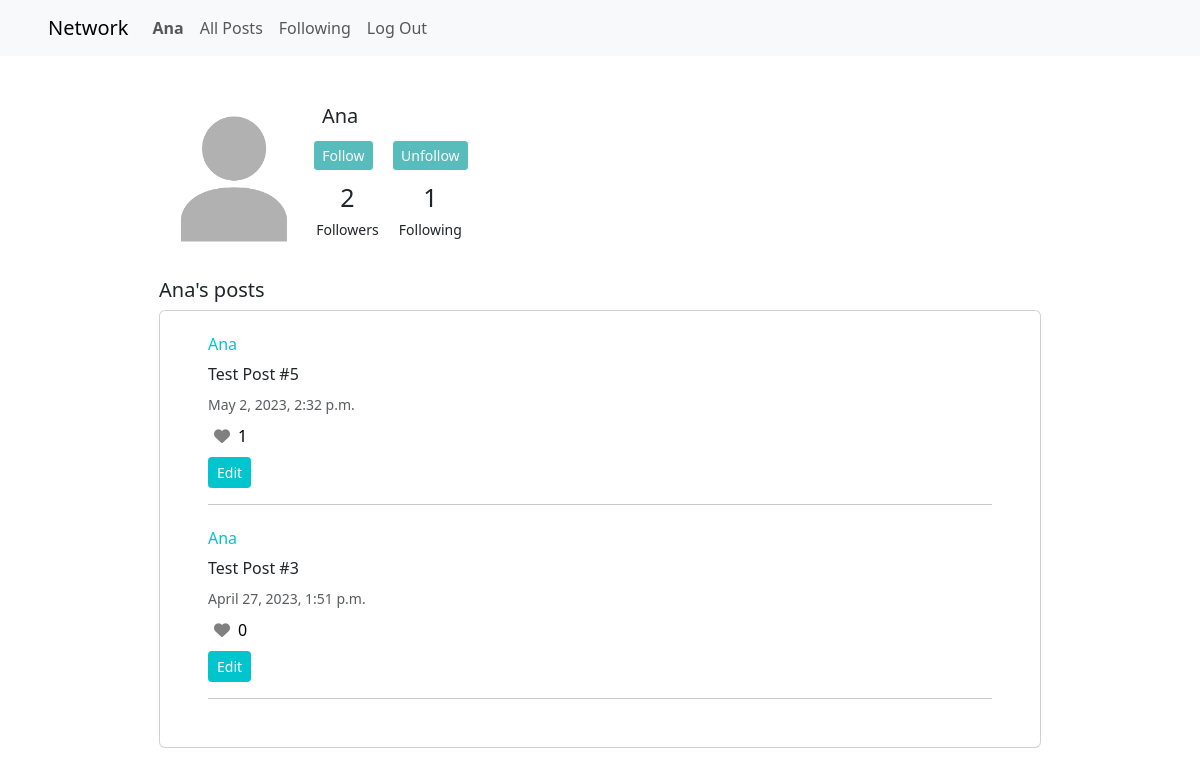
/profile/2 (signed in), run on the app's committed database.
### network/models.py (models this page shows, shortened)
class User(AbstractUser):
    id = models.AutoField(primary_key=True)
    profile_picture = models.ImageField(null=True, blank=True, upload_to="images/profile/")

class Post(models.Model):
    post_creator = models.ForeignKey(User, on_delete=models.CASCADE, related_name="creator", null=True)
    body = models.TextField(blank=False, null=False)
    timestamp = models.DateTimeField(auto_now_add=True)
    likes = models.ManyToManyField(User, related_name="post_likes", blank=True)
    dislikes = models.ManyToManyField(User, related_name="post_dislikes", blank=True)
    def total_likes(self):
        return self.likes.count()

### network/views.py (the view)
# urls.py: path("profile/<int:profile_id>", views.user_profile, name="user_profile"),
def user_profile(request, profile_id):
    profile = UserProfile.objects.get(pk=profile_id)
    profile_user = profile.user
    signed_user = UserProfile.objects.get(pk=request.user.id)
    signed_user_profile = signed_user.user
    signed_user_following = signed_user.following.all()
    posts = Post.objects.filter(post_creator = profile_user)
    posts = posts.order_by("-timestamp").all()
    followers = profile.followers.all()
    follwing = profile.following.all()
    user_followers_id = []
    for follower in followers:
        user_followers_id.append(follower.id)
    return render(request, "network/user_profile.html", {
        "profile": profile,
        "profile_user": profile_user,
        "posts": posts,
        "followers": followers,
        "following": follwing,
        "user_followers_id": user_followers_id,
        "signed_user_following": signed_user_following,
    })

### network/templates/network/user_profile.html (shortened to what this page needs)
{% extends "network/layout.html" %}
{% load static %}
{% block body %}
<div class="col container-fluid d-flex justify-content-center" id="profile-body">
    <div class="col-lg-9 pt-5" id="profile-box">
        <div id="profile-body" class="row">
            <div id="user-picture-info" class="d-flex">
                <div id="user-picture"; class="col-lg-2">
                    {% if user.profile_picture %}
                        <img src="{{ user.profile_picture.url }}" width="150" height="150" style="margin-right:20px;" class="">
                    {% else %}
                        <img src="{% static 'network/images/profile/Profile-Icon.png' %}" width="150" height="150" class="">
                    {% endif %}
                </div>
                <div id="user-info"; class="col-lg-10">
                    <div class="col">
                        <h5 class="ms-3">{{ profile_user }}</h5>
                        <div class="row">
                            <div id="follow-unfollow-buttons"; class="d-flex col-lg-3 mt-1">
                                <div class="col-lg-6 text-center">
                                <form action="{% url 'network:add_followers' profile_user.id %}" method="POST" class="me-2">
                                    {% if request.user.id == profile_user.id %}
                                    <button disabled class="btn btn-sm" type="submit button" style="background-color: #009999; color: white;">Follow</button>
                                    {% elif request.user.id in user_followers_id %}
                                    <button disabled class="btn btn-sm" type="submit button" style="background-color: #009999; color: white;">Follow</button>
                                    {% else %}
                                    <button class="btn btn-sm" type="submit button" style="background-color: #009999; color: white;">Follow</button>
                                    {% endif %}
                                </form>
                                </div>
                                <div class="col-lg-6 text-center">
                                <form action="{% url 'network:remove_followers' profile_user.id %}" method="POST">
                                    {% if request.user.id == profile_user.id %}
                                    <button disabled class="btn btn-sm" type="submit button" style="background-color: #009999; color: white;">Unfollow</button>
                                    {% elif request.user.id not in user_followers_id %}
                                    <button disabled class="btn btn-sm" type="submit button" style="background-color: #009999; color: white;">Unfollow</button>
                                    {% else %}
                                    <button class="btn btn-sm" type="submit button" style="background-color: #009999; color: white;">Unfollow</button>
                                    {% endif %}
                                </form>
                                </div>
                            </div>
                        </div>
                        <div class="row mt-2">
                            <div class="d-flex col-lg-3">
                                <div class="col-lg-6 text-center" style=" font-size: 25px;">{{ followers.count }}</div>
                                <div class="col-lg-6 text-center" style="font-size: 25px;">{{ following.count }}</div>
                            </div>
                        </div>
                        <div class="row">
                        <div class="d-flex col-lg-3">
                            <div class="col-lg-6 text-center" id="followers"><small>Followers</small></div>
                            <div class="col-lg-6 text-center" id="following"><small>Following</small></div>
                        </div>
                        </div>
                    </div>
                </div>
            </div>
        </div>
        <div id="all_posts" class="mt-4 mb-4">
            <h5>{{ profile_user }}'s posts</h5>
            <div id="all-posts" class="card posts px-5 pt-4 pb-4">
                {% for post in posts %}
                <div class="posts-div">
                    {% if user.is_authenticated %}
                    <div>
                        <h6><a href="{% url 'network:user_profile' post.post_creator.id %}" style="text-decoration: none; color: #00C5CD;">{{ post.post_creator }}</a></h6>
                    </div>
                    {% else %}
                    <div>
                        <h6 style="text-decoration: none; color: #00C5CD;">{{ post.post_creator }}</h6>
                    </div>
                    {% endif %}
                    <div class="post-body mb-2">{{ post.body }}</div>
                    <div style="font-size:14px" class="text-muted mb-2">{{ post.timestamp }}</div>
                    {% if user.is_authenticated %}
                    <button type="submit" class="like-button" data-liked="{{ post.id }}" id="post-like{{ post.id }}" name="" value="{{ post.id }}" style="border:0; background-color: transparent;">
                        {% if request.user in post.likes.all %}
                        <i style="color: red;" class="fa-solid fa-heart"></i><span class="ps-2" id="likes-number">{{ post.total_likes }}</span>
                        {% else %}
                        <i style="color: grey;" class="fa-solid fa-heart"></i><span class="ps-2" id="likes-number">{{ post.total_likes }}</span>
                        {% endif %}
                    </button>
                    {% endif %}
                    <br>
                    {% if request.user == post.post_creator %}
                    <button style="background-color: #00C5CD; color: white;" class="btn btn-sm mt-2" data-post = "{{ post.id }}">Edit</button>
                    {% endif %}
                    <hr class="mb-4">
                </div>
                {% empty %}
                     No Posts...
                {% endfor %}
            </div>
        </div>
    </div>
</div>
{% endblock %}

### network/templates/network/layout.html (shortened to what this page needs)
{% load static %}
<!DOCTYPE html>
<html lang="en">
    <head>
        <link href="https://cdn.jsdelivr.net/npm/bootstrap@5.3.0-alpha2/dist/css/bootstrap.min.css" rel="stylesheet">
        <link href="{% static 'network/styles.css' %}" rel="stylesheet">
    </head>
    <body>
        <nav class="navbar navbar-expand-lg navbar-light bg-light px-5">
            <a class="navbar-brand" href="#">Network</a>
            <div>
              <ul class="navbar-nav mr-auto">
                {% if user.is_authenticated %}
                    <li class="nav-item">
                        <a class="nav-link" href="{% url 'network:user_profile' request.user.id %}"><strong>{{ user.username }}</strong></a>
                    </li>
                {% endif %}
                <li class="nav-item">
                  <a class="nav-link" href="{% url 'network:index' %}">All Posts</a>
                </li>
                {% if user.is_authenticated %}
                    <li class="nav-item">
                        <a class="nav-link" href="{% url 'network:posts_following' %}">Following</a>
                    </li>
                    <li class="nav-item">
                        <a class="nav-link" href="{% url 'network:logout' %}">Log Out</a>
                    </li>
                {% endif %}
              </ul>
            </div>
          </nav>
        <div class="body">
            {% block body %}
            {% endblock %}
        </div>
    </body>
</html>

### data on the page
User: username "Ana"
Post: post_creator "Ana", body "Test Post #5", timestamp "May 2, 2023, 2:32 p.m.", total_likes "1"
Post: post_creator "Ana", body "Test Post #3", timestamp "April 27, 2023, 1:51 p.m.", total_likes "0"

### other printed values
{{ followers.count }} "2"
{{ following.count }} "1"
